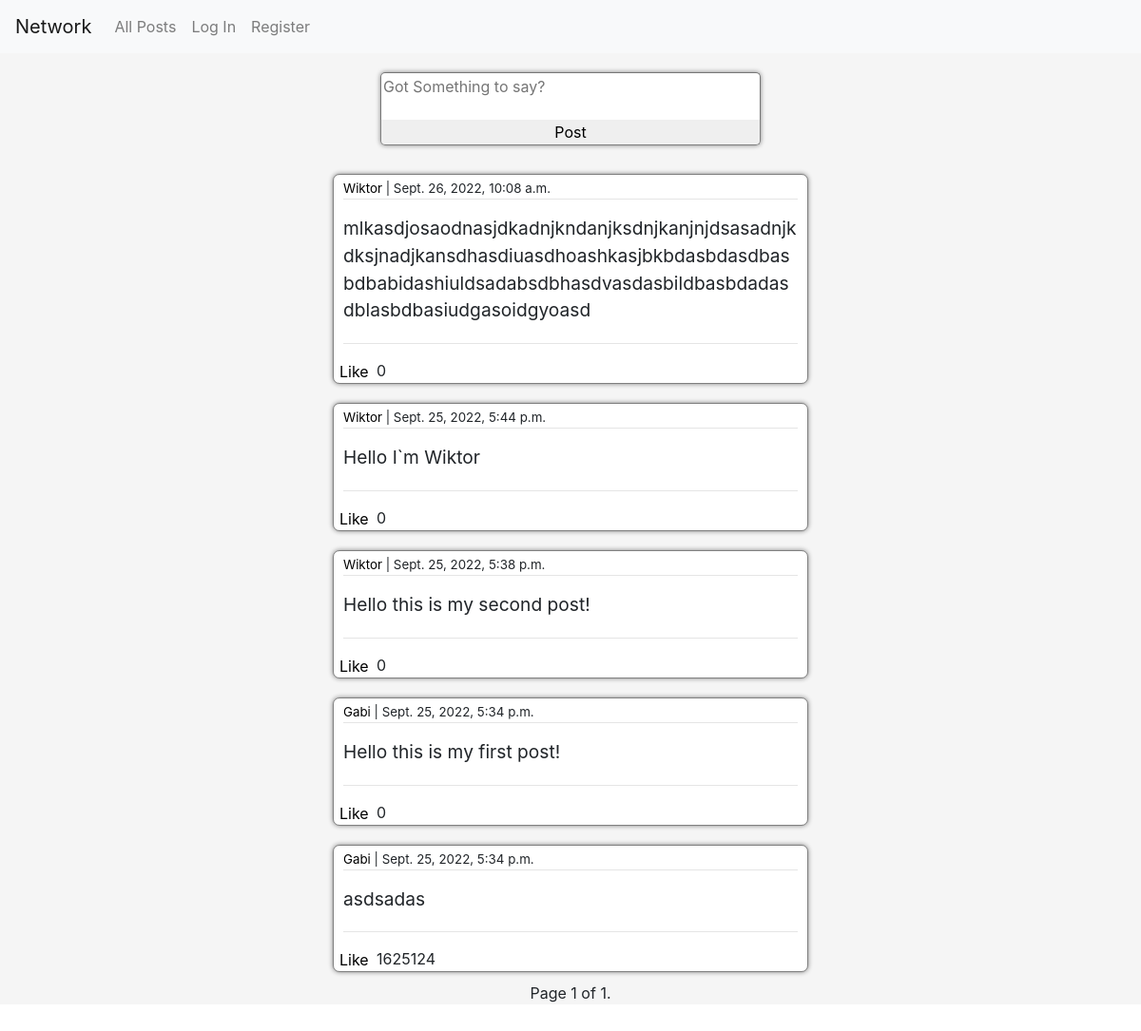
The app's page /, older data.
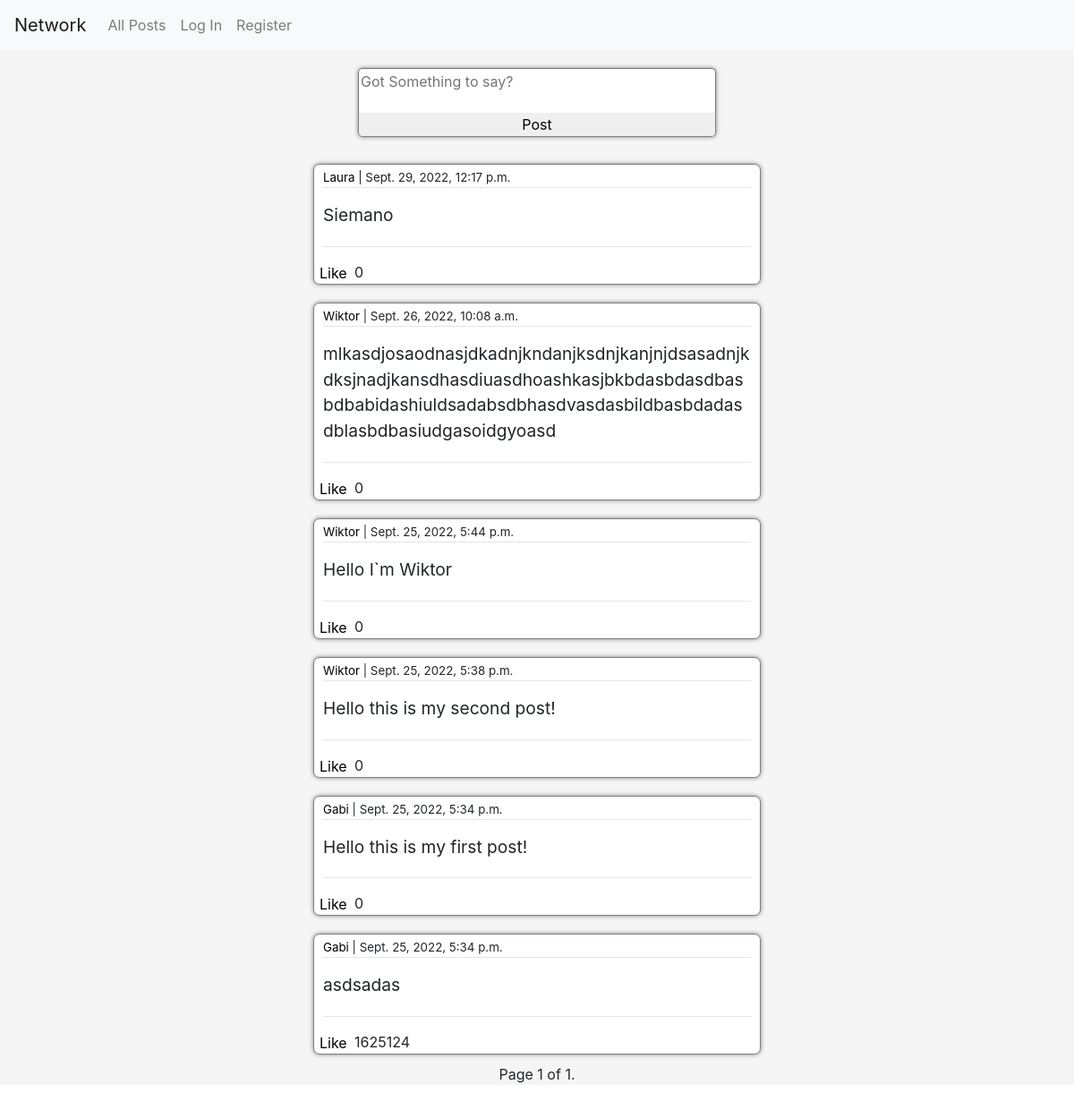
The same page, newer data.
### network/models.py (models this page shows)
class Post(models.Model):
    poster = models.ForeignKey(User, on_delete=models.CASCADE, related_name='posts')
    timestamp = models.DateTimeField(auto_now_add=True)
    body = models.TextField(max_length=300)
    likes = models.PositiveIntegerField(default=0)

class User(AbstractUser):
    is_following = models.ManyToManyField('self', symmetrical=False, related_name='followed_by')
    followers = models.ManyToManyField('self', symmetrical=False)
    def __str__(self):
        return f'{self.username}'

### network/views.py (the view, shortened to what this page needs)
# urls.py: path("", views.index, name="index"),
def index(request):
    post_form = PostForm()
    posts = Post.objects.all().order_by('-timestamp')
    paginator = Paginator(posts, 10)
    page_number = request.GET.get('page')
    page_obj = paginator.get_page(page_number)
    context = {
       'post_form': post_form,
       'page_obj': page_obj
    }
    return render(request, "network/index.html", context)

### network/forms.py
class PostForm(ModelForm):
  class Meta:
    model = Post
    fields = ['body']
    labels = {
      'body': ''
    }
    widgets = {
      'body' : Textarea(attrs=
                        {'cols': 40,
                        'rows': 10,
                        'placeholder' : 'Got Something to say?'
                        })
    }

### network/templates/network/index.html (shortened to what this page needs)
{% extends "network/layout.html" %}
{% block body %}
    <div id="post_form_container">
        <form action='' method='post' id='post_form_html'>
            {{post_form}}
            <input type='submit' value="Post" id='post_button'>
        </form>
    </div>
    <div id='feed'>
    {% for post in page_obj %}
        <div class='post'>
            <div class='poster'>
                <p class='poster_text'>
                <a href='{% url 'profile'  post.poster.id %}' class='profile_link'>{{post.poster}}</a>
                | {{post.timestamp}}
                </p>
            </div>
            <hr>
            <div class='post_body'>
                <p class='post_body_text'>{{post.body}}
            </div>
            <hr>
            <div class='post_likes'>
                <button class='like_button' id='like_button_'>Like</button>
                <p class='likes'>{{post.likes}}</p>
            </div>
        </div>
    {% endfor %}
    <div class="pagination">
        <span class="step-links">
            <span class="current">
                Page {{ page_obj.number }} of {{ page_obj.paginator.num_pages }}.
            </span>
        </span>
    </div>
    </div>
{% endblock %}

Row changes from the older to the newer data that the page shows:
added Post: poster "Laura", timestamp "Sept. 29, 2022, 12:17 p.m.", body "Siemano", likes "0"
